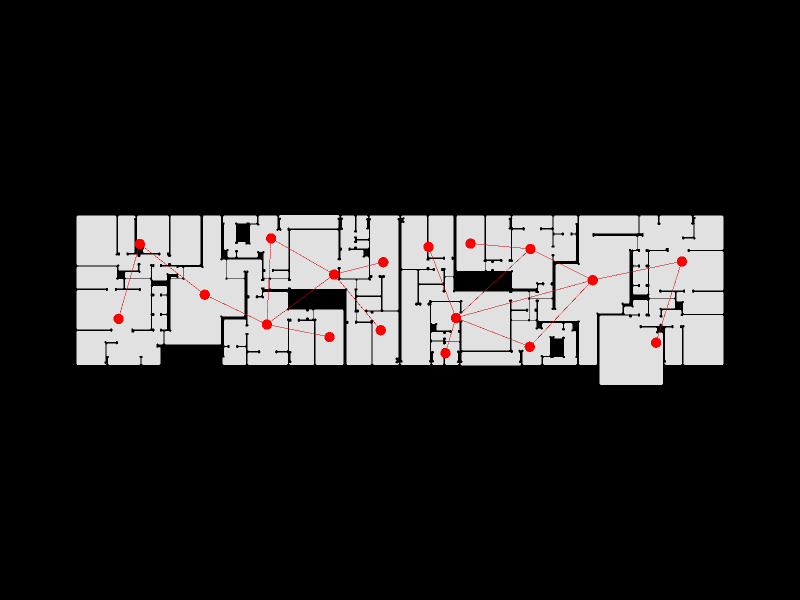

Notebook code cell kept with this figure:
### Markdown cell above
Show the result

### Code cell
Topology.Show(new_shell, new_graph,
              faceOpacity=0.9,
              showEdges=True,
              showVertices=True,
              vertexSizeKey="size",
              vertexColorKey="color",
              camera=[0,0,6],
              backgroundColor="black",
              width=800,
              height=600,
              renderer=renderer)

### Figure 1 — Plotly figure (JSON) as saved in the notebook; plotly's stock layout.template omitted (floating-point values rounded to 4 significant figures; data arrays with more than 128 entries replaced by an {"elided": "..."} marker saying what was removed)
{"data": [{"customdata": {"elided": "760 str values"}, "hoverinfo": "text", "hovertemplate": {"elided": "760 str values"}, "hovertext": {"elided": "760 str values"}, "legendgroup": "1", "legendrank": 1, "marker": {"color": {"elided": "760 str values"}, "line": {"width": 0}, "opacity": 1, "size": {"elided": "760 float values"}, "sizemode": "diameter", "symbol": "circle"}, "mode": "markers", "name": "1: Untitled (Vertices)", "showlegend": false, "text": {"elided": "760 str values"}, "textfont": {"size": 5}, "type": "scatter3d", "x": {"elided": "760 float values"}, "y": {"elided": "760 float values"}, "z": {"elided": "760 int values"}}, {"hoverinfo": "text", "legendgroup": "2", "legendrank": 2, "line": {"color": "black", "dash": "solid", "width": 1}, "marker": {"size": 0}, "mode": "lines", "name": "1: Untitled (Edges)", "showlegend": false, "text": "", "type": "scatter3d", "x": {"elided": "2328 float values"}, "y": {"elided": "2328 float values"}, "z": {"elided": "2328 int values"}}, {"cmax": 1, "cmin": 0, "color": "#FAFAFA", "colorscale": [[0, "#440154"], [0.1111, "#482878"], [0.2222, "#3e4989"], [0.3333, "#31688e"], [0.4444, "#26828e"], [0.5556, "#1f9e89"], [0.6667, "#35b779"], [0.7778, "#6ece58"], [0.8889, "#b5de2b"], [1, "#fde725"]], "flatshading": true, "hoverinfo": "text", "hovertext": "", "i": {"elided": "761 int values"}, "j": {"elided": "761 int values"}, "k": {"elided": "761 int values"}, "legendgroup": "3", "legendrank": 3, "lighting": {"facenormalsepsilon": 0}, "name": "1: Untitled (Faces)", "opacity": 0.9, "showlegend": false, "showscale": false, "text": "", "type": "mesh3d", "x": {"elided": "760 float values"}, "y": {"elided": "760 float values"}, "z": {"elided": "760 int values"}}, {"hoverinfo": "text", "legendgroup": "6", "legendrank": 6, "line": {"color": "red", "dash": "solid", "width": 1}, "marker": {"size": 0}, "mode": "lines", "name": "2: Untitled Graph (Edges)", "showlegend": false, "text": "", "type": "scatter3d", "x": [29.78, 35.45, null, 29.78, 35.17, null, 43.86, 42.64, null, 43.86, 40.68, null, 43.86, 52.45, null, 43.86, 59.64, null, 43.86, 52.38, null, 52.38, 59.64, null, 22.02, 29.78, null, 29.78, 22.51, null, 59.64, 52.45, null, 52.45, 45.54, null, 4.893, 7.355, null, 7.355, 14.84, null, 14.84, 22.02, null, 59.64, 69.94, null, 69.94, 66.96, null, 22.02, 22.51, null, 22.02, 29.25, null], "y": [-6.82, -5.395, null, -6.82, -13.25, null, -11.83, -15.9, null, -11.83, -3.624, null, -11.83, -3.873, null, -11.83, -7.473, null, -11.83, -15.16, null, -15.16, -7.473, null, -12.6, -6.82, null, -6.82, -2.645, null, -7.473, -3.873, null, -3.873, -3.243, null, -11.94, -3.298, null, -3.298, -9.151, null, -9.151, -12.6, null, -7.473, -5.313, null, -5.313, -14.7, null, -12.6, -2.645, null, -12.6, -14.04, null], "z": [0, 0, null, 0, 0, null, 0, 0, null, 0, 0, null, 0, 0, null, 0, 0, null, 0, 0, null, 0, 0, null, 0, 0, null, 0, 0, null, 0, 0, null, 0, 0, null, 0, 0, null, 0, 0, null, 0, 0, null, 0, 0, null, 0, 0, null, 0, 0, null, 0, 0, null]}, {"customdata": ["", "", "", "", "", "", "", "", "", "", "", "", "", "", "", "", "", ""], "hoverinfo": "text", "hovertemplate": ["Click ", "Click ", "Click ", "Click ", "Click ", "Click ", "Click ", "Click ", "Click ", "Click ", "Click ", "Click ", "Click ", "Click ", "Click ", "Click ", "Click ", "Click "], "hovertext": ["", "", "", "", "", "", "", "", "", "", "", "", "", "", "", "", "", ""], "legendgroup": "5", "legendrank": 5, "marker": {"color": ["#FF0000", "#FF0000", "#FF0000", "#FF0000", "#FF0000", "#FF0000", "#FF0000", "#FF0000", "#FF0000", "#FF0000", "#FF0000", "#FF0000", "#FF0000", "#FF0000", "#FF0000", "#FF0000", "#FF0000", "#FF0000"], "line": {"width": 0}, "opacity": 1, "size": [12, 12, 12, 12, 12, 12, 12, 12, 12, 12, 12, 12, 12, 12, 12, 12, 12, 12], "sizemode": "diameter", "symbol": "circle"}, "mode": "markers", "name": "2: Untitled Graph (Vertices)", "showlegend": false, "text": ["", "", "", "", "", "", "", "", "", "", "", "", "", "", "", "", "", ""], "textfont": {"size": 5}, "type": "scatter3d", "x": [35.45, 35.17, 43.86, 52.38, 29.78, 40.68, 52.45, 42.64, 45.54, 4.893, 7.355, 14.84, 69.94, 66.96, 22.51, 59.64, 22.02, 29.25], "y": [-5.395, -13.25, -11.83, -15.16, -6.82, -3.624, -3.873, -15.9, -3.243, -11.94, -3.298, -9.151, -5.313, -14.7, -2.645, -7.473, -12.6, -14.04], "z": [0, 0, 0, 0, 0, 0, 0, 0, 0, 0, 0, 0, 0, 0, 0, 0, 0, 0]}], "layout": {"autosize": true, "height": 600, "margin": {"b": 40, "l": 40, "r": 40, "t": 40}, "paper_bgcolor": "#000000", "plot_bgcolor": "#000000", "scene": {"aspectmode": "data", "camera": {"center": {"x": 0, "y": 0, "z": 0}, "eye": {"x": 0, "y": 0, "z": 6}, "projection": {"type": "perspective"}, "up": {"x": 0, "y": 1, "z": 0}}, "xaxis": {"visible": false}, "yaxis": {"visible": false}, "zaxis": {"visible": false}}, "showlegend": true, "width": 800, "xaxis": {"showgrid": false, "visible": false, "zeroline": false}, "yaxis": {"showgrid": false, "visible": false, "zeroline": false}}}
